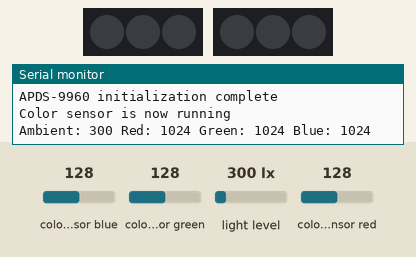
Bench run of a sketch on a simulated Arduino Zero (SAMD21). Shown: 2 × 3 RGB LEDs in strip order, left to right, the last lines printed to the serial monitor. The inputs (shaded band) are chosen by the test bench; at power-on: colour sensor blue 128, colour sensor green 128, colour sensor red 128, light level 300 lx. Dim RGB values are drawn brighter than linear.

Above: at 1.7 s.
1.8 s: colour sensor blue set to 5
At 7.6 s:
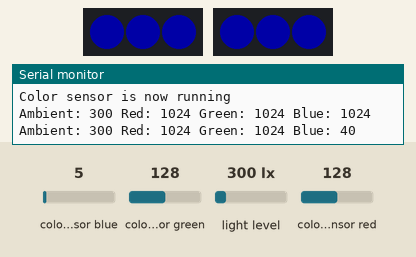
8.0 s: colour sensor green set to 5
At 11.9 s:
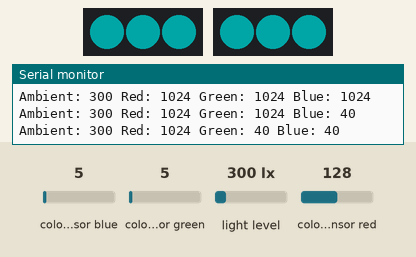
13.0 s: colour sensor red set to 5
At 19.3 s:
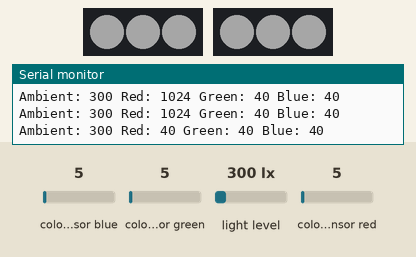
20.0 s: colour sensor blue set to 64
At 23.6 s:
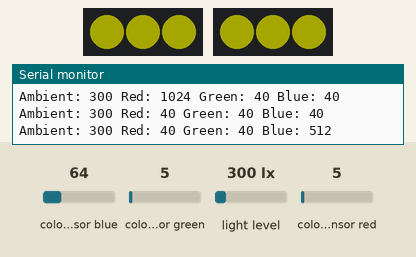
25.0 s: colour sensor green set to 64
At 31.0 s:
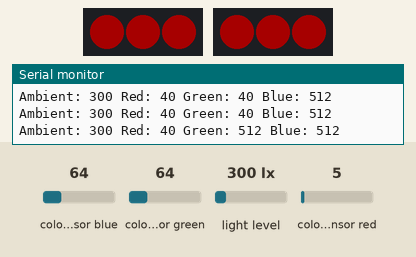
32.0 s: colour sensor red set to 64
At 33.3 s:
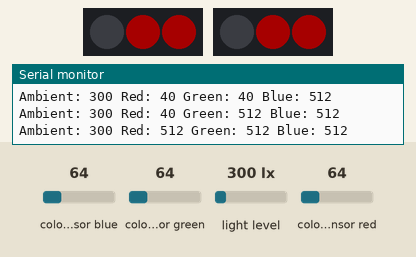
Timing chart, 0 to 36.0 s (numbered marks = the images above; inputs shaded):
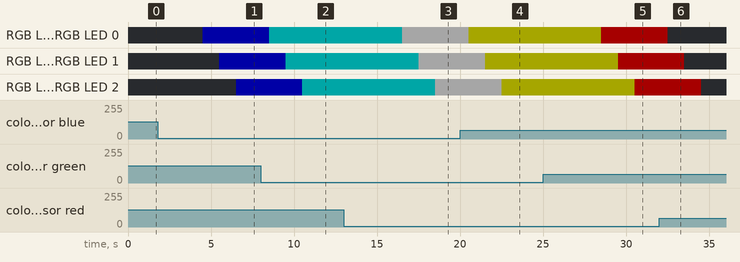

The sketch:

hackaday_color_sensor.ino
```cpp
/****************************************************************
  Mary West for "Designing Expressive Modular Wearable Hardware" Workshop
  Hackaday Superconference 2018
  Based on code developed by Shawn Hymel for SparkFun Electronics
  Nov 2, 2018

  Resources:
  https://github.com/ADataDate/Etta_and_Gella
  https://github.com/sparkfun/APDS-9960_RGB_and_Gesture_Sensor


  Tests the color sensing abilities of the APDS-9960. Configures
  APDS-9960 over I2C and waits for chnges in light/color. Calculates the
  RGB value and displays it on the chevron LEDs and on a SerialUSB console.

  In this workshop we will explore the color sensor using paper color swatches

*/

#include <Wire.h>
#include <SparkFun_APDS9960.h>
#include <Adafruit_NeoPixel.h>

uint16_t ambient_light = 0;
uint16_t red = 0;
uint16_t green = 0;
uint16_t blue = 0;

#define PIN_L           9
#define PIN_R           2


SparkFun_APDS9960 apds = SparkFun_APDS9960();

Adafruit_NeoPixel Etta = Adafruit_NeoPixel(3, PIN_L, NEO_GRB + NEO_KHZ800);
Adafruit_NeoPixel Gella = Adafruit_NeoPixel(3, PIN_R, NEO_GRB + NEO_KHZ800);

void setup() {
  Etta.begin();
  Gella.begin();
  Etta.show(); // Initialize all pixels to 'off'
  Gella.show(); // Initialize all pixels to 'off'

  // Initialize SerialUSBUSB port
  SerialUSB.begin(115200);
  while (!SerialUSB);
  SerialUSB.println();
  SerialUSB.println(F("--------------------------------"));
  SerialUSB.println(F("Designing Expressive Modular Wearable Hardware"));
  SerialUSB.println(F("Hackaday Superconference Workshop - Color Test"));
  SerialUSB.println(F("--------------------------------"));


  // Initialize APDS-9960 (configure I2C and initial values)
  if ( apds.init() ) {
    SerialUSB.println(F("APDS-9960 initialization complete"));
  } else {
    SerialUSB.println(F("Something went wrong during APDS-9960 init!"));
  }

  // Start running the APDS-9960 light sensor (no interrupts)
  if ( apds.enableLightSensor(false) ) {
    SerialUSB.println(F("Color sensor is now running"));
  } else {
    SerialUSB.println(F("Something went wrong during color sensor init!"));
  }

  // Wait for initialization and calibration to finish
  delay(500);
}

void loop() {
  // Read the light levels (ambient, red, green, blue)
  if (  !apds.readAmbientLight(ambient_light) ||
        !apds.readRedLight(red) ||
        !apds.readGreenLight(green) ||
        !apds.readBlueLight(blue) ) {
    SerialUSB.println("Error reading light values");
  } else {
    SerialUSB.print("Ambient: ");
    SerialUSB.print(ambient_light);
    SerialUSB.print(" Red: ");
    SerialUSB.print(red);
    SerialUSB.print(" Green: ");
    SerialUSB.print(green);
    SerialUSB.print(" Blue: ");
    SerialUSB.println(blue);
    for (int i = 0; i < 3; i++) {
      Etta.setPixelColor(i, Etta.Color(red, green, blue));
      Gella.setPixelColor(i, Gella.Color(red, green, blue));

      Etta.show();
      Gella.show();

      delay(1000); // Delay for a period of time (in milliseconds).

    }
  }

  // Wait 1 second before next reading
  delay(1000);
}
```

Measured:
- after the input at 1.8 s, RGB LED 0, RGB LED 0: off → RGB(0, 0, 40) after 2.7 s; RGB LED 1, RGB LED 1: off → RGB(0, 0, 40) after 3.7 s; RGB LED 2, RGB LED 2: off → RGB(0, 0, 40) after 4.7 s
- after the input at 8.0 s, RGB LED 0, RGB LED 0: RGB(0, 0, 40) → RGB(0, 40, 40) after 0.51 s; RGB LED 1, RGB LED 1: RGB(0, 0, 40) → RGB(0, 40, 40) after 1.5 s; RGB LED 2, RGB LED 2: RGB(0, 0, 40) → RGB(0, 40, 40) after 2.5 s
- after the input at 13.0 s, RGB LED 0, RGB LED 0: RGB(0, 40, 40) → RGB(40, 40, 40) after 3.5 s; RGB LED 1, RGB LED 1: RGB(0, 40, 40) → RGB(40, 40, 40) after 4.5 s; RGB LED 2, RGB LED 2: RGB(0, 40, 40) → RGB(40, 40, 40) after 5.5 s
- after the input at 20.0 s, RGB LED 0, RGB LED 0: RGB(40, 40, 40) → RGB(40, 40, 0) after 0.51 s; RGB LED 1, RGB LED 1: RGB(40, 40, 40) → RGB(40, 40, 0) after 1.5 s; RGB LED 2, RGB LED 2: RGB(40, 40, 40) → RGB(40, 40, 0) after 2.5 s
- after the input at 25.0 s, RGB LED 0, RGB LED 0: RGB(40, 40, 0) → RGB(40, 0, 0) after 3.5 s; RGB LED 1, RGB LED 1: RGB(40, 40, 0) → RGB(40, 0, 0) after 4.5 s; RGB LED 2, RGB LED 2: RGB(40, 40, 0) → RGB(40, 0, 0) after 5.5 s
- after the input at 32.0 s, RGB LED 0, RGB LED 0: RGB(40, 0, 0) → off after 0.52 s; RGB LED 1, RGB LED 1: RGB(40, 0, 0) → off after 1.5 s; RGB LED 2, RGB LED 2: RGB(40, 0, 0) → off after 2.5 s
